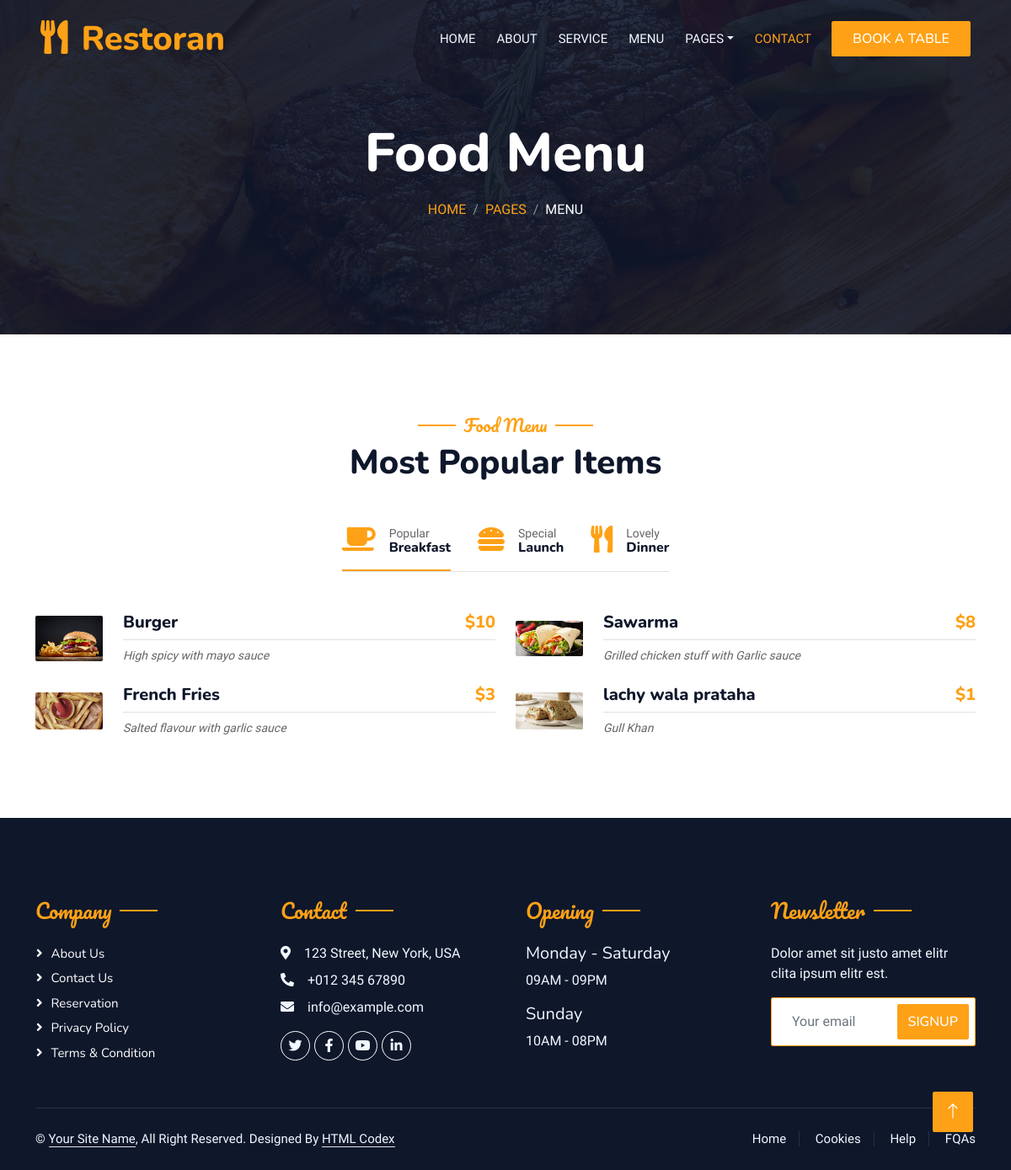
The app's page /menu/ with its own data.
### Menu/models.py (models this page shows)
class Menu(models.Model):
   name=models.CharField(max_length=50)
   description=models.TextField()
   price=models.IntegerField()
   image=models.FileField(upload_to="Menu/",max_length=250,null=True,default=None)
   availabilityTime=models.CharField(max_length=50,default="N/A")

### First/views.py (the view)
# urls.py: path('menu/', views.menu),
def menu(request):
    menu=Menu.objects.all()
    data={
        'menu':menu
    }
    return render(request,"menu.html",data)

### templates/menu.html (shortened to what this page needs)
{% include "header.html" %}
<div class="container-xxl py-5 bg-dark hero-header mb-5">
    <div class="container text-center my-5 pt-5 pb-4">
        <h1 class="display-3 text-white mb-3 animated slideInDown">Food Menu</h1>
        <nav aria-label="breadcrumb">
            <ol class="breadcrumb justify-content-center text-uppercase">
                <li class="breadcrumb-item"><a href="#">Home</a></li>
                <li class="breadcrumb-item"><a href="#">Pages</a></li>
                <li class="breadcrumb-item text-white active" aria-current="page">Menu</li>
            </ol>
        </nav>
    </div>
</div>
        <div class="container-xxl py-5">
            <div class="container">
                <div class="text-center wow fadeInUp" data-wow-delay="0.1s">
                    <h5 class="section-title ff-secondary text-center text-primary fw-normal">Food Menu</h5>
                    <h1 class="mb-5">Most Popular Items</h1>
                </div>
                <div class="tab-class text-center wow fadeInUp" data-wow-delay="0.1s">
                    <ul class="nav nav-pills d-inline-flex justify-content-center border-bottom mb-5">
                        <li class="nav-item">
                            <a class="d-flex align-items-center text-start mx-3 ms-0 pb-3 active" data-bs-toggle="pill" href="#tab-1">
                                <i class="fa fa-coffee fa-2x text-primary"></i>
                                <div class="ps-3">
                                    <small class="text-body">Popular</small>
                                    <h6 class="mt-n1 mb-0">Breakfast</h6>
                                </div>
                            </a>
                        </li>
                        <li class="nav-item">
                            <a class="d-flex align-items-center text-start mx-3 pb-3" data-bs-toggle="pill" href="#tab-2">
                                <i class="fa fa-hamburger fa-2x text-primary"></i>
                                <div class="ps-3">
                                    <small class="text-body">Special</small>
                                    <h6 class="mt-n1 mb-0">Launch</h6>
                                </div>
                            </a>
                        </li>
                        <li class="nav-item">
                            <a class="d-flex align-items-center text-start mx-3 me-0 pb-3" data-bs-toggle="pill" href="#tab-3">
                                <i class="fa fa-utensils fa-2x text-primary"></i>
                                <div class="ps-3">
                                    <small class="text-body">Lovely</small>
                                    <h6 class="mt-n1 mb-0">Dinner</h6>
                                </div>
                            </a>
                        </li>
                    </ul>
                    <div class="tab-content">
                        <div id="tab-1" class="tab-pane fade show p-0 active">
                            <div class="row g-4">
                                {% for i in menu %}
                                <div class="col-lg-6">
                                    <div class="d-flex align-items-center">
                                        <img class="flex-shrink-0 img-fluid rounded" src="/media/{{i.image}}" style="width: 80px;" >
                                        <div class="w-100 d-flex flex-column text-start ps-4">
                                            <h5 class="d-flex justify-content-between border-bottom pb-2">
                                                <span>{{i.name}}</span>
                                                <span class="text-primary">${{i.price}}</span>
                                            </h5>
                                            <small class="fst-italic">{{i.description}}</small>
                                        </div>
                                    </div>
                                </div>
                                {% endfor %}
                            </div>
                        </div>
                    </div>
                </div>
            </div>
        </div>
        {% include "footer.html" %}

### templates/header.html (shortened to what this page needs)
<!DOCTYPE html>
<html lang="en">
<head>
    <link href="https://cdnjs.cloudflare.com/ajax/libs/font-awesome/5.10.0/css/all.min.css" rel="stylesheet">
    <link href="https://cdn.jsdelivr.net/npm/bootstrap-icons@1.4.1/font/bootstrap-icons.css" rel="stylesheet">
    <link href="/static/lib/animate/animate.min.css" rel="stylesheet">
    <link href="/static/lib/owlcarousel/assets/owl.carousel.min.css" rel="stylesheet">
    <link href="/static/lib/tempusdominus/css/tempusdominus-bootstrap-4.min.css" rel="stylesheet" />
    <link href="/static/css/bootstrap.min.css" rel="stylesheet">
    <link href="/static/css/style.css" rel="stylesheet">
</head>
<body>
    <div class="container-xxl bg-white p-0">
        <div class="container-xxl position-relative p-0">
            <nav class="navbar navbar-expand-lg navbar-dark bg-dark px-4 px-lg-5 py-3 py-lg-0">
                <a href="/" class="navbar-brand p-0">
                    <h1 class="text-primary m-0"><i class="fa fa-utensils me-3"></i>Restoran</h1>
                </a>
                <div class="collapse navbar-collapse" id="navbarCollapse">
                    <div class="navbar-nav ms-auto py-0 pe-4">
                        <a href="/" class="nav-item nav-link">Home</a>
                        <a href="/about" class="nav-item nav-link">About</a>
                        <a href="/service" class="nav-item nav-link">Service</a>
                        <a href="/menu" class="nav-item nav-link">Menu</a>
                        <div class="nav-item dropdown">
                            <a href="#" class="nav-link dropdown-toggle" data-bs-toggle="dropdown">Pages</a>
                        </div>
                        <a href="/contact" class="nav-item nav-link active">Contact</a>
                    </div>
                    <a href="/booking" class="btn btn-primary py-2 px-4">Book A Table</a>
                </div>
            </nav>
        </div>

### templates/footer.html (shortened to what this page needs)
{% load static %}
        <div class="container-fluid bg-dark text-light footer pt-5 mt-5 wow fadeIn" data-wow-delay="0.1s">
            <div class="container py-5">
                <div class="row g-5">
                    <div class="col-lg-3 col-md-6">
                        <h4 class="section-title ff-secondary text-start text-primary fw-normal mb-4">Company</h4>
                        <a class="btn btn-link" href="/about">About Us</a>
                        <a class="btn btn-link" href="/contact">Contact Us</a>
                        <a class="btn btn-link" href="/booking">Reservation</a>
                        <a class="btn btn-link" href="">Privacy Policy</a>
                        <a class="btn btn-link" href="">Terms & Condition</a>
                    </div>
                    <div class="col-lg-3 col-md-6">
                        <h4 class="section-title ff-secondary text-start text-primary fw-normal mb-4">Contact</h4>
                        <p class="mb-2"><i class="fa fa-map-marker-alt me-3"></i>123 Street, New York, USA</p>
                        <p class="mb-2"><i class="fa fa-phone-alt me-3"></i>+012 345 67890</p>
                        <p class="mb-2"><i class="fa fa-envelope me-3"></i>info@example.com</p>
                        <div class="d-flex pt-2">
                            <a class="btn btn-outline-light btn-social" href=""><i class="fab fa-twitter"></i></a>
                            <a class="btn btn-outline-light btn-social" href=""><i class="fab fa-facebook-f"></i></a>
                            <a class="btn btn-outline-light btn-social" href=""><i class="fab fa-youtube"></i></a>
                            <a class="btn btn-outline-light btn-social" href=""><i class="fab fa-linkedin-in"></i></a>
                        </div>
                    </div>
                    <div class="col-lg-3 col-md-6">
                        <h4 class="section-title ff-secondary text-start text-primary fw-normal mb-4">Opening</h4>
                        <h5 class="text-light fw-normal">Monday - Saturday</h5>
                        <p>09AM - 09PM</p>
                        <h5 class="text-light fw-normal">Sunday</h5>
                        <p>10AM - 08PM</p>
                    </div>
                    <div class="col-lg-3 col-md-6">
                        <h4 class="section-title ff-secondary text-start text-primary fw-normal mb-4">Newsletter</h4>
                        <p>Dolor amet sit justo amet elitr clita ipsum elitr est.</p>
                        <div class="position-relative mx-auto" style="max-width: 400px;">
                            <input class="form-control border-primary w-100 py-3 ps-4 pe-5" type="text" placeholder="Your email">
                            <button type="button" class="btn btn-primary py-2 position-absolute top-0 end-0 mt-2 me-2">SignUp</button>
                        </div>
                    </div>
                </div>
            </div>
            <div class="container">
                <div class="copyright">
                    <div class="row">
                        <div class="col-md-6 text-center text-md-start mb-3 mb-md-0">
                            &copy; <a class="border-bottom" href="#">Your Site Name</a>, All Right Reserved.
							Designed By <a class="border-bottom" href="https://htmlcodex.com">HTML Codex</a>
                        </div>
                        <div class="col-md-6 text-center text-md-end">
                            <div class="footer-menu">
                                <a href="/">Home</a>
                                <a href="">Cookies</a>
                                <a href="/contact">Help</a>
                                <a href="">FQAs</a>
                            </div>
                        </div>
                    </div>
                </div>
            </div>
        </div>
        <a href="#" class="btn btn-lg btn-primary btn-lg-square back-to-top"><i class="bi bi-arrow-up"></i></a>
    </div>
</body>
</html>

### static/css/style.css (style rules this page uses)
:root { --primary: #FEA116; --light: #F1F8FF; --dark: #0F172B; }
.ff-secondary { font-family: 'Pacifico', cursive; }
.back-to-top { position: fixed; display: none; right: 45px; bottom: 45px; z-index: 99; }
.btn { font-family: 'Nunito', sans-serif; font-weight: 500; text-transform: uppercase; transition: .5s; }
.btn.btn-primary, .btn.btn-secondary { color: #FFFFFF; }
.btn-lg-square { width: 48px; height: 48px; }
.btn-square, .btn-sm-square, .btn-lg-square { padding: 0; display: flex; align-items: center; justify-content: center; font-weight: normal; border-radius: 2px; }
.navbar-dark .navbar-nav .nav-link { position: relative; margin-left: 25px; padding: 35px 0; font-size: 15px; color: var(--light) !important; text-transform: uppercase; font-weight: 500; outline: none; transition: .5s; }
.navbar-dark .navbar-nav .nav-link:hover, .navbar-dark .navbar-nav .nav-link.active { color: var(--primary) !important; }
@media (min-width: 992px) { .navbar-dark { position: absolute; width: 100%; top: 0; left: 0; z-index: 999; background: transparent !important; } }
.hero-header { background: linear-gradient(rgba(15, 23, 43, .9), rgba(15, 23, 43, .9)), url(../img/bg-hero.jpg); background-position: center center; background-repeat: no-repeat; background-size: cover; }
.breadcrumb-item + .breadcrumb-item::before { color: rgba(255, 255, 255, .5); }
.section-title { position: relative; display: inline-block; }
.section-title::before { position: absolute; content: ""; width: 45px; height: 2px; top: 50%; left: -55px; margin-top: -1px; background: var(--primary); }
.section-title::after { position: absolute; content: ""; width: 45px; height: 2px; top: 50%; right: -55px; margin-top: -1px; background: var(--primary); }
.section-title.text-start::before, .section-title.text-end::after { display: none; }
.nav-pills .nav-item .active { border-bottom: 2px solid var(--primary); }
.footer .btn.btn-social { margin-right: 5px; width: 35px; height: 35px; display: flex; align-items: center; justify-content: center; color: var(--light); border: 1px solid #FFFFFF; border-radius: 35px; transition: .3s; }
.footer .btn.btn-link { display: block; margin-bottom: 5px; padding: 0; text-align: left; color: #FFFFFF; font-size: 15px; font-weight: normal; text-transform: capitalize; transition: .3s; }
.footer .btn.btn-link::before { position: relative; content: "\f105"; font-family: "Font Awesome 5 Free"; font-weight: 900; margin-right: 10px; }
.footer .copyright { padding: 25px 0; font-size: 15px; border-top: 1px solid rgba(256, 256, 256, .1); }
.footer .copyright a { color: var(--light); }
.footer .footer-menu a { margin-right: 15px; padding-right: 15px; border-right: 1px solid rgba(255, 255, 255, .1); }
.footer .footer-menu a:last-child { margin-right: 0; padding-right: 0; border-right: none; }

### records on screen
Menu: image (picture), name "Burger", price "10", description "High spicy with mayo sauce"
Menu: image (picture), name "Sawarma", price "8", description "Grilled chicken stuff with Garlic sauce"
Menu: image (picture), name "French Fries", price "3", description "Salted flavour with garlic sauce"
Menu: image (picture), name "lachy wala prataha", price "1", description "Gull Khan"
